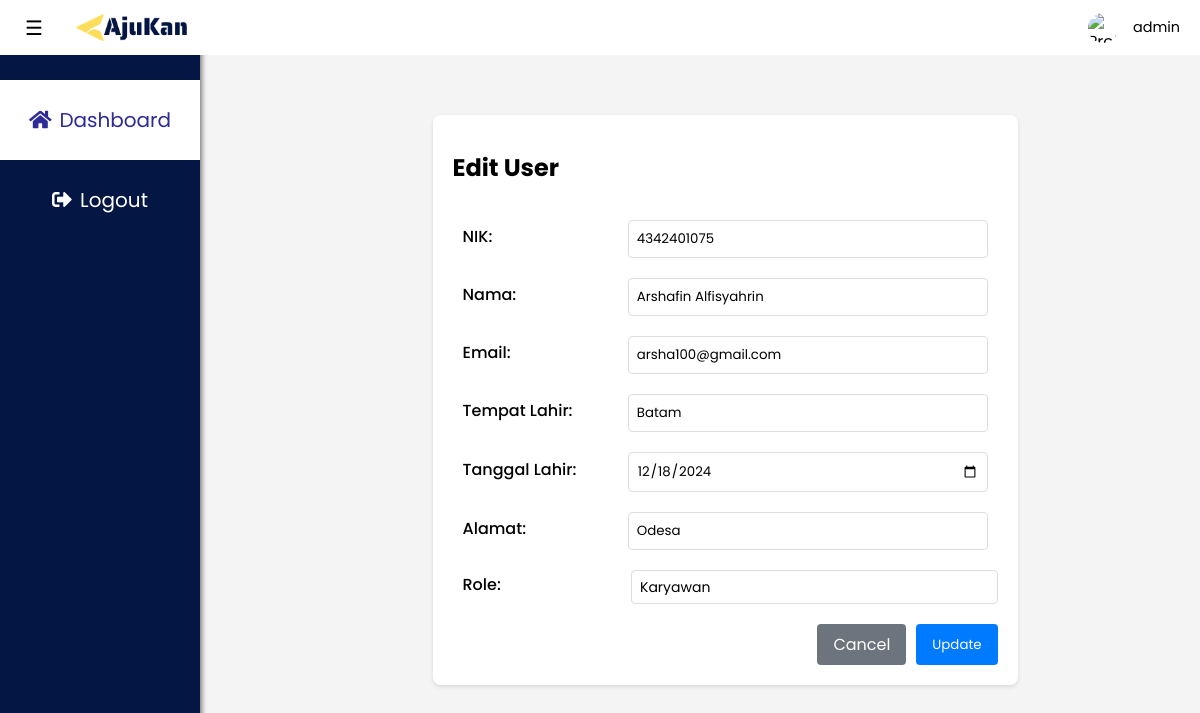
The app's page /views/dashboard/admin/edit_user.php?id=2 (signed in) with its own data.
### tables this page shows
CREATE TABLE `user` (
  `user_id` int(11) NOT NULL,
  `nik` varchar(20) NOT NULL,
  `nama` varchar(255) NOT NULL,
  `email` varchar(255) NOT NULL,
  `tempat_lahir` varchar(255) NOT NULL,
  `tanggal_lahir` date NOT NULL,
  `alamat` text NOT NULL,
  `password` varchar(255) NOT NULL,
  `role` enum('karyawan','manajer') NOT NULL,
  `admin_id` int(11) DEFAULT NULL,
  `foto_profil` varchar(255) DEFAULT NULL
);

### views/dashboard/admin/edit_user.php (the view, shortened to what this page needs)
<?php
$host = "localhost";
$username = "root";
$password = "";
$database = "db_ajukan";
$koneksi = mysqli_connect($host, $username, $password, $database);
$user_id = isset($_GET['id']) ? $_GET['id'] : '';
$query = "SELECT * FROM user WHERE user_id = '$user_id'";
$result = mysqli_query($koneksi, $query);
$user = mysqli_fetch_assoc($result);
?>
<!DOCTYPE html>
<html lang="en">
<head>
    <link rel="stylesheet" href="/assets/css/style.css">
    <link rel="stylesheet" href="https://cdnjs.cloudflare.com/ajax/libs/font-awesome/5.15.3/css/all.min.css">
</head>
<body>
    <nav class="navbar">
        <img class="logo" src="/assets/images/Logo_Ajukan.png" alt="Ajukan" style="width: fit-content;">
        <div class="profile">
            <img class="profile-image" src="https://web.rupa.ai/wp-content/uploads/2023/08/aruna3619_Elegant_black_and_white_profesional_photo_of_a_young__46c0ef4a-ba0a-4e23-af98-c824d9b7127d.png" alt="Profile Image">
            <p class="profile-name"><?php echo $_SESSION['session_nama']; ?></p>
        </div>
    </nav>
    <label for="toggle" class="side-toggle">&#9776;</label>
    <div class="sidebar">
        <div class="sidebar-menu">
            <a href="/views/dashboard/admin/dashboard_admin.php" class="switch-button active">
                <span class="fas fa-home"></span>
                <span class="label"> Dashboard</span>
            </a>
        </div>
        <div class="sidebar-menu">
            <a href="/views/auth/logout.php" class="switch-button">
                <span class="fas fa-sign-out-alt"></span>
                <span class="label"> Logout</span>
            </a>
        </div>
    </div>
    <div class="main-content">
        <div class="form-container">
            <h2>Edit User</h2>
            <form method="POST">
                <div class="form-group">
                    <label>NIK:</label>
                    <input type="text" name="nik" value="<?php echo htmlspecialchars($user['nik']); ?>" required>
                </div>
                <div class="form-group">
                    <label>Nama:</label>
                    <input type="text" name="nama" value="<?php echo htmlspecialchars($user['nama']); ?>" required>
                </div>
                <div class="form-group">
                    <label>Email:</label>
                    <input type="email" name="email" value="<?php echo htmlspecialchars($user['email']); ?>" required>
                </div>
                <div class="form-group">
                    <label>Tempat Lahir:</label>
                    <input type="text" name="tempat_lahir" value="<?php echo htmlspecialchars($user['tempat_lahir']); ?>" required>
                </div>
                <div class="form-group">
                    <label>Tanggal Lahir:</label>
                    <input type="date" name="tanggal_lahir" value="<?php echo htmlspecialchars($user['tanggal_lahir']); ?>" required>
                </div>
                <div class="form-group">
                    <label>Alamat:</label>
                    <input type="text" name="alamat" value="<?php echo htmlspecialchars($user['alamat']); ?>" required>
                </div>
                <div class="form-group">
                    <label>Role:</label>
                    <select name="role" required>
                        <option value="karyawan" <?php echo ($user['role'] == 'karyawan') ? 'selected' : ''; ?>>Karyawan</option>
                    </select>
                </div>
                <div class="button-group">
                    <a href="dashboard_admin.php" class="btn-cancel">Cancel</a>
                    <button type="submit" class="btn-submit">Update</button>
                </div>
            </form>
        </div>
    </div>
</body>
</html>

### assets/css/style.css (style rules this page uses)
* { margin: 0; padding: 0; box-sizing: border-box; outline: none; font-family: "poppins", sans-serif; }
body { background-color: #f4f4f4; }
h2 { font: 18px; padding: 15px 0; }
.navbar { display: flex; position: fixed; justify-content: space-between; align-items: center; width: 100%; height: 55px; top: 0; left: 0; background-color: #fff; z-index: 2; padding-left: 4.5em; margin: 0 auto; }
.navbar img { width: 30px; height: 30px; object-fit: fill; margin-right: 10px; }
.profile { display: flex; align-items: center; gap: 5px; flex-wrap: wrap; padding-right: 20px; }
.profile-name { font-size: 0.9rem; word-break: break-word; flex: 1; }
.profile-image { width: 30px; height: 30px; object-fit: cover; border-radius: 50%; }
.navbar .profile { margin-left: auto; }
.profile-name { font-size: 0.9rem; word-break: break-word; }
.side-toggle { position: fixed; z-index: 2; top: 13px; left: 25px; float: right; font-size: 20px; cursor: pointer; }
.sidebar { position: fixed; height: 100%; width: 200px; left: 0; top: 0; padding: 80px 0 20px 0; color: #fff; background-color: #041643; box-shadow: 2px 0 5px rgba(0, 0, 0, 0.5); transition: all 0.2s ease-in-out; }
.sidebar-menu { display: flex; align-items: center; width: auto; cursor: pointer; transition: all 0.2s ease-in-out; }
.switch-button { display: flex; width: 200px; height: 80px; font-size: 20px; cursor: pointer; color: #ffffff; align-items: center; transition: all 0.2s ease-in-out; justify-content: center; text-decoration: none; gap: 8px; }
.switch-button.active { background-color: white; color: #2d2b98; }
.form-container { background-color: #fff; padding: 20px; border-radius: 8px; box-shadow: 0 2px 10px rgba(0, 0, 0, 0.1); }
.form-group { margin: 20px 0; margin-bottom: 15px; display: flex; align-items: center; margin-left: 10px; cursor: pointer; }
.form-group label { width: 250px; }
.form-group input { width: 85%; padding: 8px; box-sizing: border-box; border: 1px solid #ccc; border-radius: 4px; margin-right: 10px; display: inline-block; }
select { width: 85%; padding: 10px; font-size: 14px; border: 1px solid #ccc; border-radius: 5px; background-color: #fff; outline: none; appearance: none; resize: vertical; }
a { text-decoration: none; }
.main-content { display: flex; align-items: center; justify-content: center; min-height: 80vh; padding: 20px; margin-left: 100px; box-sizing: border-box; }
input { border: none; outline: none; }

### views/dashboard/admin/edit_user.php (style rules this page uses)
.main-content { margin-left: 250px; padding: 20px; display: flex; justify-content: center; align-items: center; height: 100vh; flex-direction: column; }
.form-container { background: white; padding: 20px; border-radius: 8px; box-shadow: 0 2px 4px rgba(0,0,0,0.1); max-width: 800px; margin: 20px auto; }
.form-group { margin-bottom: 15px; }
.form-group label { display: block; margin-bottom: 5px; font-weight: 500; }
.form-group input, .form-group select { width: 100%; padding: 8px; border: 1px solid #ddd; border-radius: 4px; }
.button-group { margin-top: 20px; display: flex; gap: 10px; justify-content: flex-end; }
.btn-submit { background: #007bff; color: white; padding: 8px 16px; border: none; border-radius: 4px; cursor: pointer; }
.btn-cancel { background: #6c757d; color: white; padding: 8px 16px; border: none; border-radius: 4px; text-decoration: none; }

### records on screen
user: nik "4342401075", nama "Arshafin Alfisyahrin", email "arsha100@gmail.com", tempat_lahir "Batam", tanggal_lahir "12/18/2024", alamat "Odesa", role "Karyawan"

### other values on screen
$_SESSION['session_nama'] "admin"
